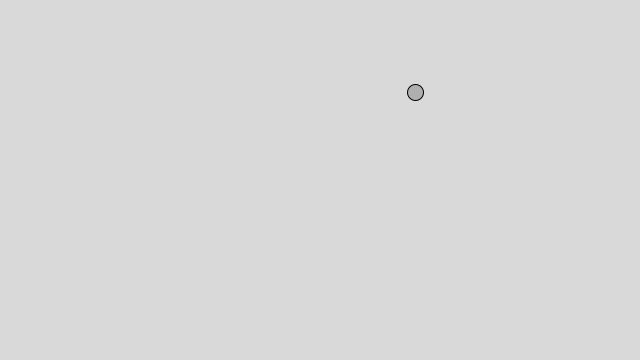
Frame 1 (no input)
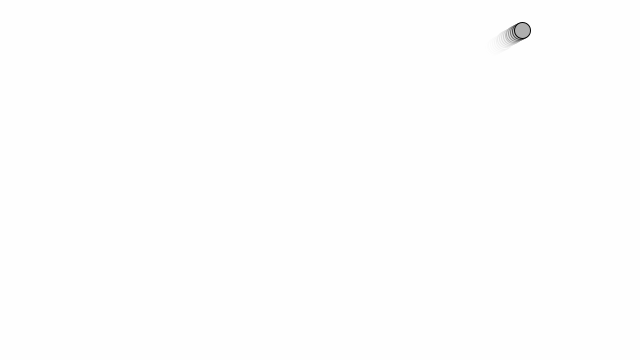
Frame 60 (the mouse pressed at the canvas centre just before this capture)
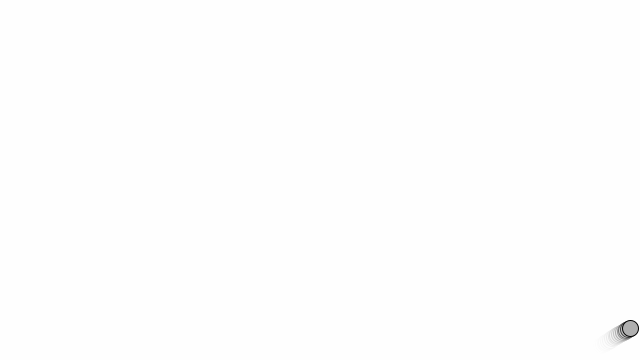
Frame 120 (the mouse held since frame 60 and released just before this capture)

The Processing sketch that drew these frames (run headless with seeded random() and noise(); from frame 60 on, the mouse is pressed at the canvas centre):

// Processing sketch: Nature_Of_Code_1_7
// ── Nature_Of_Code_1_7.pde
// ベクトル運動：速度
Mover mover;

void setup() {
  size(640, 360);
  mover = new Mover();
}

void draw() {
  //background(255);
  noStroke();
  fill(255, 64);
  rect(0,0,width,height);
  mover.update();
  mover.checkEdges();
  mover.display();
}

// 移動オブジェクトクラス
class Mover {
  PVector location;
  PVector velocity;
  
  Mover() {
    // 描写位置と速度の初期値を設定
    location = new PVector(random(width), random(height));
    velocity = new PVector(random(-2, 2), random(-2, 2));
  }
  
  void update() {
    // 現在位置に速度分の移動を加算
    location.add(velocity);
  }
  
  void display() {
    stroke(0);
    fill(175);
    ellipse(location.x, location.y, 16, 16);
  } 

  // ウィンドウ端に到達したかのチェック
  void checkEdges() {
    if (location.x > width) {
      location.x = 0;
    } else if (location.x < 0) {
      location.x = width;
    }

    if (location.y > height) {
      location.y = 0;
    } else if (location.y < 0) {
      location.y = height;
    }
  }
}
